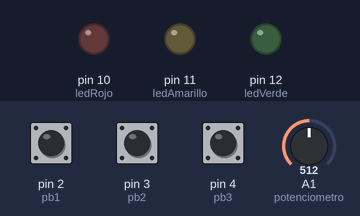
Bench run of a sketch on a simulated Arduino Uno, built with avr-gcc and run on an emulated ATmega328P. On the bench: output pins drawn as LEDs (lit = HIGH). Dashed ring = blinking. The inputs (shaded band) are chosen by the test bench; at power-on: pin 2 (pb1) HIGH, pin 4 (pb3) HIGH, pin 3 (pb2) HIGH, A1 (potenciometro) = 512. What the sketch prints to the serial monitor is not drawn.

Above: at 1.2 s.
1.3 s: pin 2 (pb1) pulled LOW for 0.15 s
At 1.7 s:
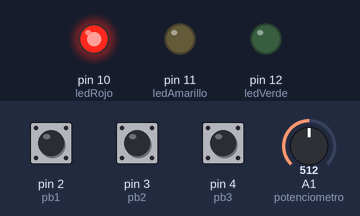
4.4 s: pin 4 (pb3) pulled LOW for 3.2 s
At 5.16 s:
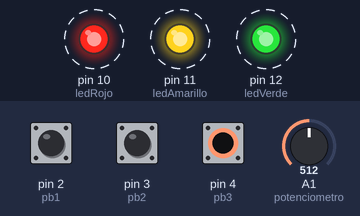
9.1 s: pin 3 (pb2) pulled LOW for 3.2 s
At 9.5 s:
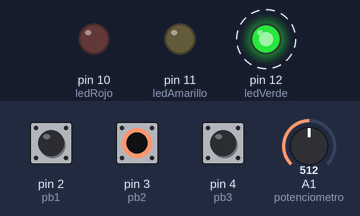
13.8 s: pin 3 (pb2) pulled LOW for 0.15 s
At 14.8 s:
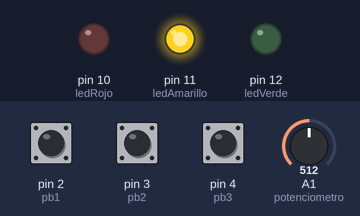
16.9 s: pin 3 (pb2) pulled LOW for 1 s
At 17.3 s:
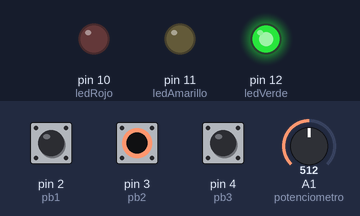
Timing chart, 0 to 20.1 s (numbered marks = the images above; inputs shaded):
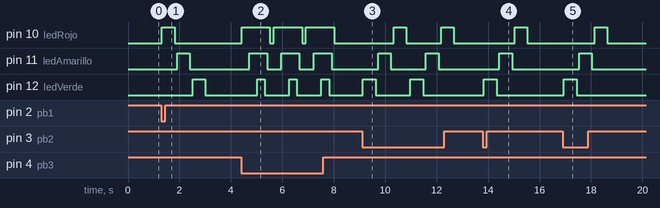

The sketch:

Potenciometro3ledsyPushbottons.ino
```cpp
// Declaración de constantes
const int ledRojo = 10;
const int ledAmarillo = 11;
const int ledVerde = 12;
const int pb1 = 2;
const int pb2 = 3;
const int pb3 = 4;
const int potenciometro = A1;

// Declaración de variables
int valorPotenciometro;
int sequence = 0; // Variable to keep track of the sequence

void setup() {
  // Configuración de los pines
  pinMode(ledRojo, OUTPUT);
  pinMode(ledAmarillo, OUTPUT);
  pinMode(ledVerde, OUTPUT);
  pinMode(pb1, INPUT_PULLUP);
  pinMode(pb2, INPUT_PULLUP);
  pinMode(pb3, INPUT_PULLUP);
  Serial.begin(9600); // Inicia la comunicación serial
}

void loop() {
  // Lee el estado de los pushbuttons y enciende los leds correspondientes
  if (digitalRead(pb1) == LOW) {
    sequence = 1; // Set sequence to InOrden
  } else if (digitalRead(pb2) == LOW) {
    sequence = 2; // Set sequence to PostOrden
  } else if (digitalRead(pb3) == LOW) {
    sequence = 3; // Set sequence to PreOrden
  } else {
    sequence = 0; // Reset sequence
  }

  switch (sequence) {
    case 1:
      InOrden();
      break;
    case 2:
      PostOrden();
      break;
    case 3:
      PreOrden();
      break;
    default:
      // Turn off all LEDs
      digitalWrite(ledRojo, LOW);
      digitalWrite(ledAmarillo, LOW);
      digitalWrite(ledVerde, LOW);
      break;
  }

  // Lee el valor del potenciómetro y lo envía a Processing a través del puerto serie
  valorPotenciometro = analogRead(potenciometro);
  Serial.println(valorPotenciometro);
  delay(50); // Pequeña pausa para evitar una transmisión muy rápida de datos por el puerto serie
}

void InOrden() {
  // Encender LEDs en orden
  digitalWrite(ledRojo, HIGH);
  delay(500);
  digitalWrite(ledRojo, LOW);
  delay(100);
  digitalWrite(ledAmarillo, HIGH);
  delay(500);
  digitalWrite(ledAmarillo, LOW);
  delay(100);
  digitalWrite(ledVerde, HIGH);
  delay(500);
  digitalWrite(ledVerde, LOW);
  delay(100);
}

void PostOrden() {
  // Encender LEDs en orden inverso
  digitalWrite(ledVerde, HIGH);
  delay(500);
  digitalWrite(ledVerde, LOW);
  delay(100);
  digitalWrite(ledAmarillo, HIGH);
  delay(500);
  digitalWrite(ledAmarillo, LOW);
  delay(100);
  digitalWrite(ledRojo, HIGH);
  delay(500);
  digitalWrite(ledRojo, LOW);
  delay(100);
}

void PreOrden() {
  // Encender LEDs secuencialmente
  digitalWrite(ledRojo, HIGH);
  delay(300);
  digitalWrite(ledAmarillo, HIGH);
  delay(300);
  digitalWrite(ledVerde, HIGH);
  delay(300);

  // Apagar LEDs en orden inverso
  digitalWrite(ledVerde, LOW);
  delay(100);
  digitalWrite(ledAmarillo, LOW);
  delay(100);
  digitalWrite(ledRojo, LOW);
  delay(100);
}
```

Measured:
- after the input at 1.3 s, pin 10 (ledRojo): LOW → HIGH at once, → LOW 0.50 s later; pin 11 (ledAmarillo): LOW → HIGH after 0.61 s, → LOW 0.50 s later; pin 12 (ledVerde): LOW → HIGH after 1.2 s, → LOW 0.50 s later
- after the input at 4.4 s, pin 10 (ledRojo): alternates HIGH for 1.1 s and LOW for 0.15 s, starting at once; pin 11 (ledAmarillo): alternates HIGH for 0.70 s and LOW for 0.55 s, starting after 0.32 s; pin 12 (ledVerde): alternates HIGH for 0.30 s and LOW for 0.95 s, starting after 0.62 s
- after the input at 9.1 s, pin 10 (ledRojo): alternates HIGH for 0.50 s and LOW for 1.4 s, starting after 1.2 s; pin 11 (ledAmarillo): alternates HIGH for 0.50 s and LOW for 1.4 s, starting after 0.62 s; pin 12 (ledVerde): alternates HIGH for 0.50 s and LOW for 1.4 s, starting at once
- after the input at 13.8 s, pin 10 (ledRojo): LOW → HIGH after 1.2 s, → LOW 0.50 s later; pin 11 (ledAmarillo): LOW → HIGH after 0.63 s, → LOW 0.50 s later; pin 12 (ledVerde): LOW → HIGH at once, → LOW 0.50 s later
- after the input at 16.9 s, pin 10 (ledRojo): LOW → HIGH after 1.2 s, → LOW 0.50 s later; pin 11 (ledAmarillo): LOW → HIGH after 0.64 s, → LOW 0.50 s later; pin 12 (ledVerde): LOW → HIGH at once, → LOW 0.50 s later
